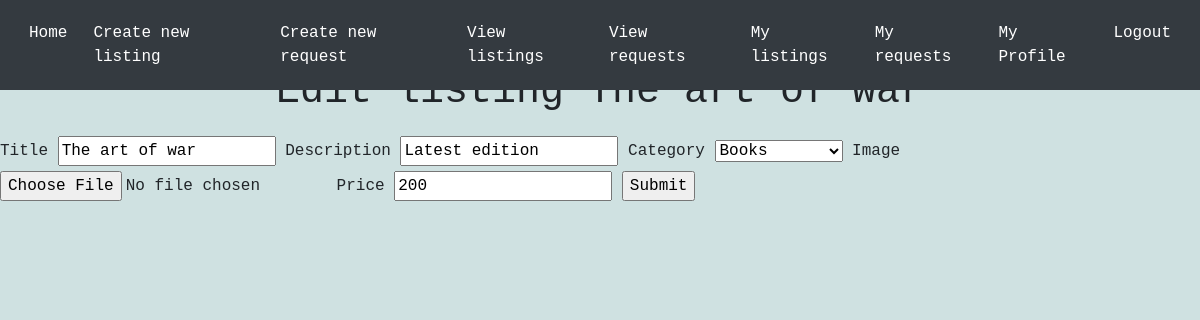
Screenshot of /editlisting/4 (signed in) with the database file from the repository.
### tables this page shows
CREATE TABLE listings (
    id INTEGER PRIMARY KEY AUTOINCREMENT,
    user_id INTEGER NOT NULL,
    title TEXT NOT NULL,
    description TEXT NOT NULL,
    category TEXT NOT NULL,
    price INTEGER NOT NULL,
    date DATE,
    FOREIGN KEY (user_id) REFERENCES Users(id)
);

### app.py (the view, shortened to what this page needs)
@app.route('/editlisting/<int:id>', methods=['GET', 'POST'])
def editlisting(id):
    conn = sqlite3.connect('database.db')
    c = conn.cursor()
    c.execute("SELECT * FROM listings WHERE id = ?", (id,))
    listing = c.fetchone()
    if listing[1] != session['id']:
        return 'You cannot edit this listing'
    return render_template('editlisting.html', listing=listing)

### templates/editlisting.html (shortened to what this page needs)
{% extends 'base.html' %}
{% block content %}
    <h1>Edit listing {{ listing[2] }}</h1>
    <form action="/editlisting/{{ listing[0] }}" method="POST" enctype="multipart/form-data">
        <label for="title">Title</label>
        <input type="text" name="title" id="title" value="{{ listing[2] }}">
        <label for="description">Description</label>
        <input type="text" name="description" id="description" value="{{ listing[3] }}">
        <label for="category">Category</label>
        <select name="category" id="category" >
            <option value="Books" selected="selected">Books</option>
        </select>
        <label for="image">Image</label>
        <input type="file" name="file" id="file">
        <label for="price">Price</label>
        <input type="number" name="price" id="price" value="{{ listing[5] }}">
        <input type="submit" value="Submit">
    </form>
{% endblock %}

### templates/base.html (style rules this page uses)
body { background-color: #fafafa; font-family: 'JetBrains Mono', monospace; }
h1 { margin-top: 20px; margin-bottom: 20px; text-align: center; }
body { background-color: #cfe1e1; font-family: 'JetBrains Mono', monospace; }

### rows the page displays
listings: title "The art of war", description "Latest edition", price "200"
